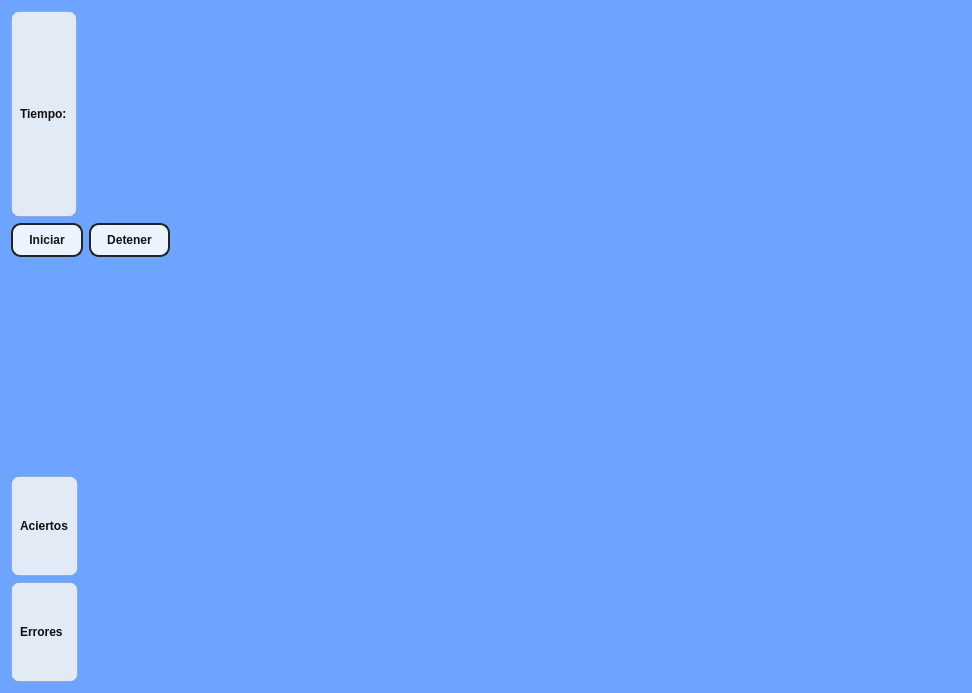
<?xml version="1.0" encoding="UTF-8"?>
<ui version="4.0">
 <class>BCIEvaluatorOperator</class>
 <widget class="QWidget" name="BCIEvaluatorOperator">
  <property name="geometry">
   <rect>
    <x>0</x>
    <y>0</y>
    <width>972</width>
    <height>693</height>
   </rect>
  </property>
  <property name="windowTitle">
   <string>Form</string>
  </property>
  <property name="styleSheet">
   <string notr="true">background-color: rgb(108, 164, 255);</string>
  </property>
  <layout class="QVBoxLayout" name="verticalLayout_2">
   <item>
    <layout class="QVBoxLayout" name="verticalLayout">
     <item>
      <layout class="QHBoxLayout" name="horizontalLayout">
       <item>
        <widget class="QLabel" name="lbl_time">
         <property name="styleSheet">
          <string notr="true">color: rgb(15, 15, 15);
font: 12pt &quot;Cascadia Mono ExtraLight&quot;;
font-weight: bold;

background-color: rgba(245, 245, 245, 220);
border: 1px solid rgba(0, 0, 0, 35);
border-radius: 8px;
padding: 5px;</string>
         </property>
         <property name="text">
          <string>Tiempo:</string>
         </property>
        </widget>
       </item>
       <item>
        <spacer name="horizontalSpacer">
         <property name="orientation">
          <enum>Qt::Horizontal</enum>
         </property>
         <property name="sizeHint" stdset="0">
          <size>
           <width>40</width>
           <height>20</height>
          </size>
         </property>
        </spacer>
       </item>
      </layout>
     </item>
     <item>
      <layout class="QHBoxLayout" name="horizontalLayout_2">
       <item>
        <widget class="QPushButton" name="btn_start">
         <property name="styleSheet">
          <string notr="true">QPushButton {
    color: rgb(20, 20, 20);

    background-color: rgba(255, 255, 255, 220);
    border: 2px solid rgb(35, 35, 35);
    border-radius: 10px;

    font: 12pt &quot;Cascadia Mono ExtraLight&quot;;
    font-weight: bold;

    padding: 8px 16px;
}

QPushButton:hover {
    background-color: rgba(240, 240, 240, 235);
    border: 2px solid rgb(0, 0, 0);
}

QPushButton:pressed {
    background-color: rgba(225, 225, 225, 240);
    padding-left: 2px;
    padding-top: 2px;
}</string>
         </property>
         <property name="text">
          <string>Iniciar</string>
         </property>
        </widget>
       </item>
       <item>
        <widget class="QPushButton" name="btn_stop">
         <property name="styleSheet">
          <string notr="true">QPushButton {
    color: rgb(20, 20, 20);

    background-color: rgba(255, 255, 255, 220);
    border: 2px solid rgb(35, 35, 35);
    border-radius: 10px;

    font: 12pt &quot;Cascadia Mono ExtraLight&quot;;
    font-weight: bold;

    padding: 8px 16px;
}

QPushButton:hover {
    background-color: rgba(240, 240, 240, 235);
    border: 2px solid rgb(0, 0, 0);
}

QPushButton:pressed {
    background-color: rgba(225, 225, 225, 240);
    padding-left: 2px;
    padding-top: 2px;
}</string>
         </property>
         <property name="text">
          <string>Detener</string>
         </property>
        </widget>
       </item>
       <item>
        <spacer name="horizontalSpacer_2">
         <property name="orientation">
          <enum>Qt::Horizontal</enum>
         </property>
         <property name="sizeHint" stdset="0">
          <size>
           <width>40</width>
           <height>20</height>
          </size>
         </property>
        </spacer>
       </item>
      </layout>
     </item>
     <item>
      <widget class="QWidget" name="widget" native="true">
       <layout class="QVBoxLayout" name="verticalLayout_5">
        <item>
         <layout class="QVBoxLayout" name="sequence_layout"/>
        </item>
       </layout>
      </widget>
     </item>
     <item>
      <layout class="QHBoxLayout" name="horizontalLayout_3">
       <item>
        <layout class="QVBoxLayout" name="verticalLayout_3">
         <item>
          <widget class="QLabel" name="lbl_hits">
           <property name="styleSheet">
            <string notr="true">color: rgb(15, 15, 15);
font: 12pt &quot;Cascadia Mono ExtraLight&quot;;
font-weight: bold;

background-color: rgba(245, 245, 245, 220);
border: 1px solid rgba(0, 0, 0, 35);
border-radius: 8px;
padding: 5px;</string>
           </property>
           <property name="text">
            <string>Aciertos</string>
           </property>
          </widget>
         </item>
         <item>
          <widget class="QLabel" name="lbl_miss">
           <property name="styleSheet">
            <string notr="true">color: rgb(15, 15, 15);
font: 12pt &quot;Cascadia Mono ExtraLight&quot;;
font-weight: bold;

background-color: rgba(245, 245, 245, 220);
border: 1px solid rgba(0, 0, 0, 35);
border-radius: 8px;
padding: 5px;</string>
           </property>
           <property name="text">
            <string>Errores</string>
           </property>
          </widget>
         </item>
        </layout>
       </item>
       <item>
        <spacer name="horizontalSpacer_3">
         <property name="orientation">
          <enum>Qt::Horizontal</enum>
         </property>
         <property name="sizeHint" stdset="0">
          <size>
           <width>40</width>
           <height>20</height>
          </size>
         </property>
        </spacer>
       </item>
      </layout>
     </item>
    </layout>
   </item>
  </layout>
 </widget>
 <resources/>
 <connections/>
</ui>
